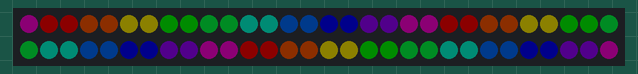
This program was run on a simulated CircuitPython board. Shown: 60 RGB LEDs in strip order, left to right, continuing on the next row. Dim RGB values are drawn brighter than linear.

Above: at 0.01 s.
At 0.66 s:
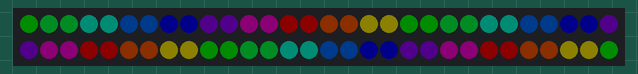
At 1.41 s:
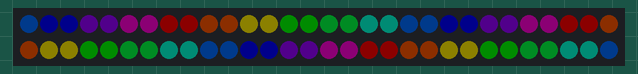

Measured:
- by itself, everything shown: repeats every 1.1 s, in 20 steps

The program:

rainbow2.py
```python
import time
import board
import neopixel
import random
from collections import deque

# Choose an open pin connected to the Data In of the NeoPixel strip, i.e. board.D18
# NeoPixels must be connected to D10, D12, D18 or D21 to work.
pixel_pin = board.D21
sleepyTime = 0.05
bright = .05
num_pixels = 60
ORDER = neopixel.RGB
pixels = neopixel.NeoPixel(pixel_pin, num_pixels, brightness=bright, auto_write=False, pixel_order=ORDER)
colors = [(255,0,0),(255,0,0),(255,85,0),(255,85,0),(255,230,0),(255,230,0),(0,255,0),(0,255,0),(0,255,68),(0,255,68),(0,255,208),(0,255,208),(0,110,255),(0,110,255),(0,0,255),(0,0,255),(157,0,255),(157,0,255),(255,0,200),(255,0,200),
        (255,0,0),(255,0,0),(255,85,0),(255,85,0),(255,230,0),(255,230,0),(0,255,0),(0,255,0),(0,255,68),(0,255,68),(0,255,208),(0,255,208),(0,110,255),(0,110,255),(0,0,255),(0,0,255),(157,0,255),(157,0,255),(255,0,200),(255,0,200),
        (255,0,0),(255,0,0),(255,85,0),(255,85,0),(255,230,0),(255,230,0),(0,255,0),(0,255,0),(0,255,68),(0,255,68),(0,255,208),(0,255,208),(0,110,255),(0,110,255),(0,0,255),(0,0,255),(157,0,255),(157,0,255),(255,0,200),(255,0,200)]

def shiftLeft(arr):
  arr.append(arr.pop(0))

def shiftRight(arr):
  arr.insert(0, arr.pop(len(arr)-1))

def arrayShift():
  while True:
    # SHIFT RIGHT
    colors.insert(0, colors.pop(len(colors)-1))

    # SHIFT LEFT
    # colors.append(colors.pop(0))

    # UPDATE PIXELS
    for i in range(num_pixels):
      pixels[i] = colors[i]
    pixels.show()
    time.sleep(sleepyTime)


def dequeShift():
  dequeColors = deque(colors,num_pixels)
  while True:
    dequeColors.append(dequeColors.popleft())
    i = 0
    for color in dequeColors:
      pixels[i] = color
      i+=1
    pixels.show()
    time.sleep(sleepyTime)

#dequeShift()
arrayShift()
```
